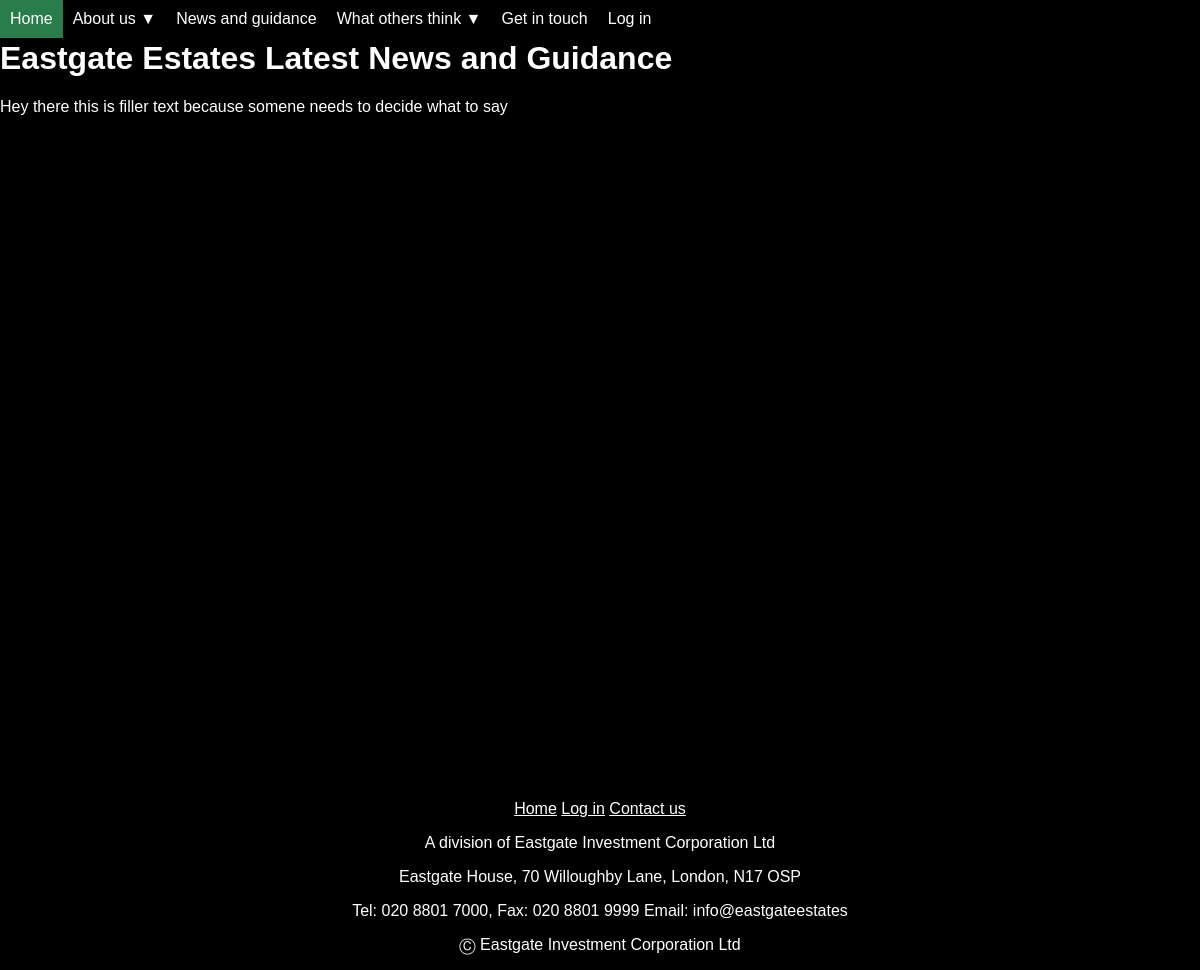
/properties/, run on an earlier commit of the app's database.
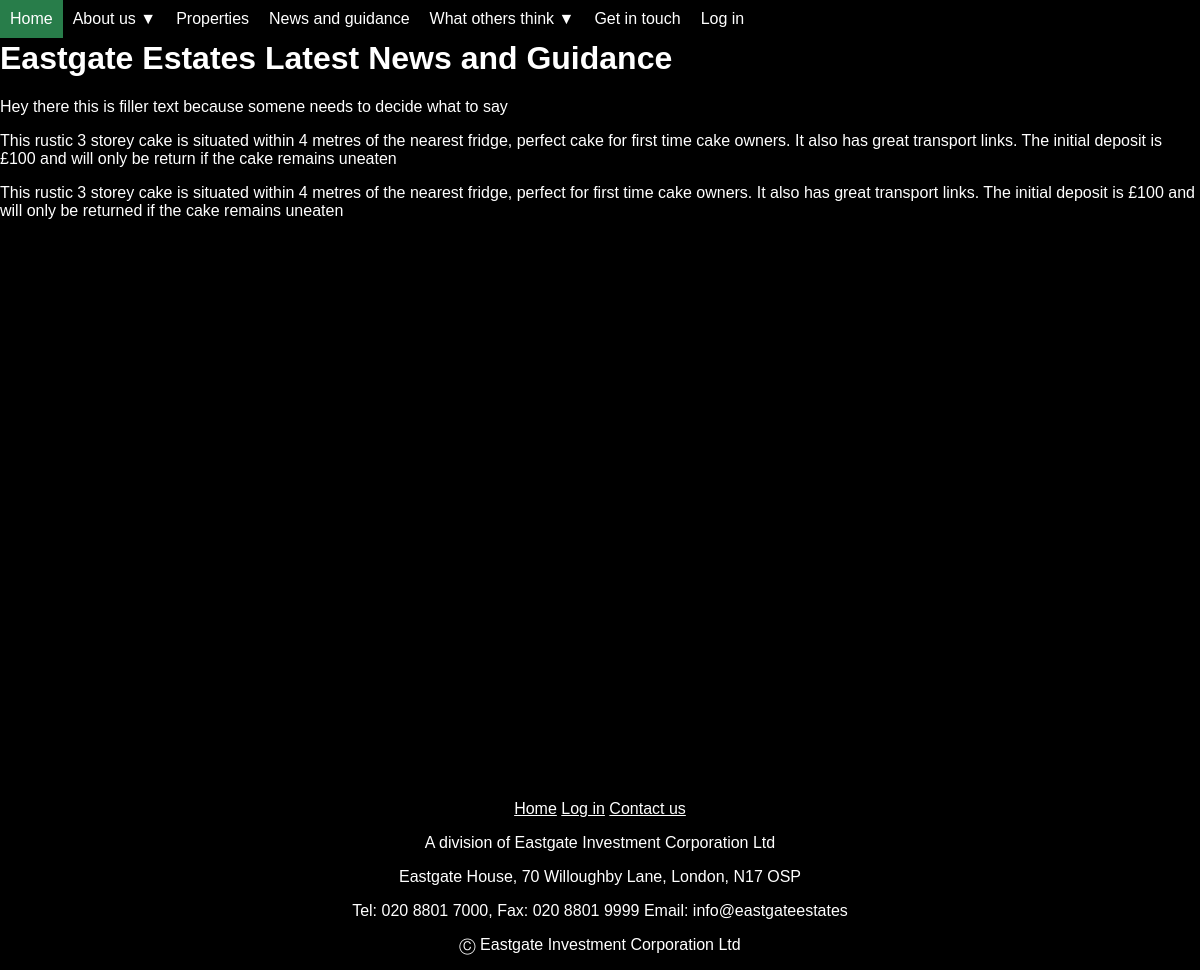
And on a later commit of the database.
### manager/models.py (models this page shows, shortened)
class Property(models.Model):
    photo = models.ImageField(upload_to='properties/', verbose_name='Picture of a house')
    description = models.TextField()
    rent = models.IntegerField()
    available = models.BooleanField(default=False)

### manager/views/properties.py (the view)
# urls.py: url(r'properties/$', views.properties.home, name='propertyhome'),
def home(request):
    if request.user.is_authenticated:
        posts = Property.objects.all()
    else:
        posts = Property.objects.filter(available=True)
    return render(request, 'properties/home.html', {'posts': posts})

### manager/context_processors.py (called while the page is built)
def propsexist(request):
    if Property.objects.all() or request.user.is_authenticated():
        return {"propsexist":True}
    else:
        return {"propsexist":False}

### manager/templates/properties/home.html (shortened to what this page needs)
{% extends 'manager/base.html' %}
{% block body %}
  <header id="intro">
    <h1>Eastgate Estates Latest News and Guidance</h1>
    <p>Hey there this is filler text because somene needs to decide what to say</p>
  </header>
  <div id="container">
    {% for prop in posts %}
      <div class="postbox">
		{% load static %}
	    <p>{{ prop.description }}</p>
      </div>
    {% endfor %}
  </div>
{% endblock %}

What changed in the data, as far as the page shows it:
added Property: description "This rustic 3 storey cake is situated within 4 metres of the nearest fridge, perfect cake for first time cake owners. It also has great transport links. The initial deposit is £100 and will only be return if the cake remains uneaten"
added Property: description "This rustic 3 storey cake is situated within 4 metres of the nearest fridge, perfect for first time cake owners. It also has great transport links. The initial deposit is £100 and will only be returned if the cake remains uneaten"
Also different on the page:
text now shown: "Properties"
